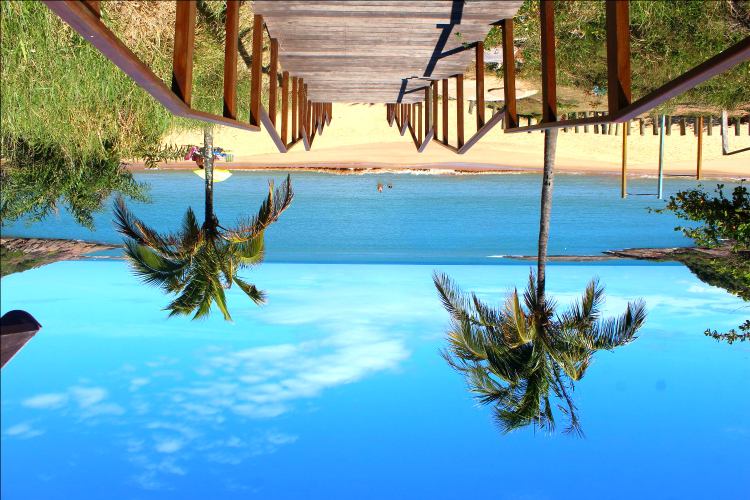
#> input picture img/praia_invertida.png, 1500 x 1000 px (shown at 1/2 size)
$ python 'arquivo 6.py'
#> lines starting #> are read from the running program, lines starting #| are printed output that depends on the picture
import cv2

img_maior = cv2.imread("../img/praia_invertida.png")
#> img_maior is the input picture: shape (1000, 1500, 3); mean B, G, R 170.9, 158.6, 110.5
img = cv2.resize(img_maior, None, fx = 0.3, fy = 0.3)
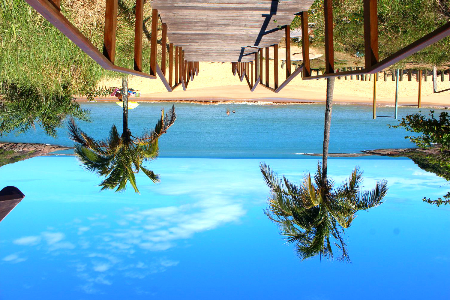
#> img: shape (300, 450, 3); mean B, G, R 171, 158.7, 110.6
cv2.imshow("Original", img)

altura = img.shape[0]
#> altura = 300
largura = img.shape[1]
#> largura = 450
centro = (largura / 2, altura/2)
#> centro = (225, 150)
#centro, angulo e escala
matriz = cv2.getRotationMatrix2D(centro, 180, 1)

img_rotacionada = cv2.warpAffine(img, matriz, (largura, altura))
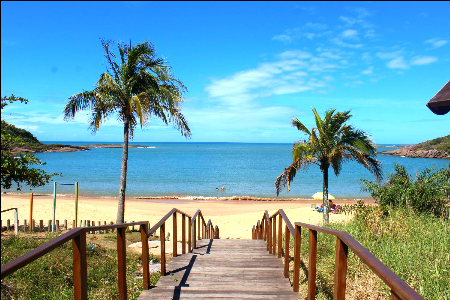
#> img_rotacionada: shape (300, 450, 3); mean B, G, R 170.4, 158, 109.9
cv2.imshow("Imagem redimensionada e reinvertida", img_rotacionada)
cv2.waitKey()

$ run again, with img/arena.png copied over img/praia_invertida.png
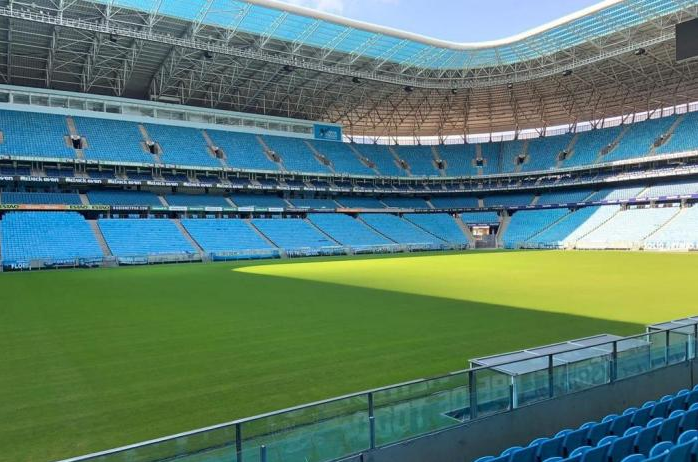
#> input picture img/arena.png, 698 x 462 px
#> img_maior is the input picture: shape (462, 698, 3); mean B, G, R 111.3, 124.7, 90.2
#> `img = cv2.resize(img_maior, None, fx = 0.3, fy = 0.3)`:
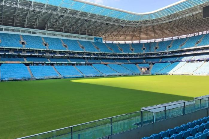
#> img: shape (139, 209, 3); mean B, G, R 111.2, 124.6, 90
#> `img_rotacionada = cv2.warpAffine(img, matriz, (largura, altura))`:
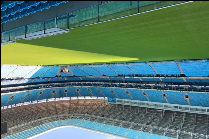
#> img_rotacionada: shape (139, 209, 3); mean B, G, R 109.1, 122.7, 88.5
